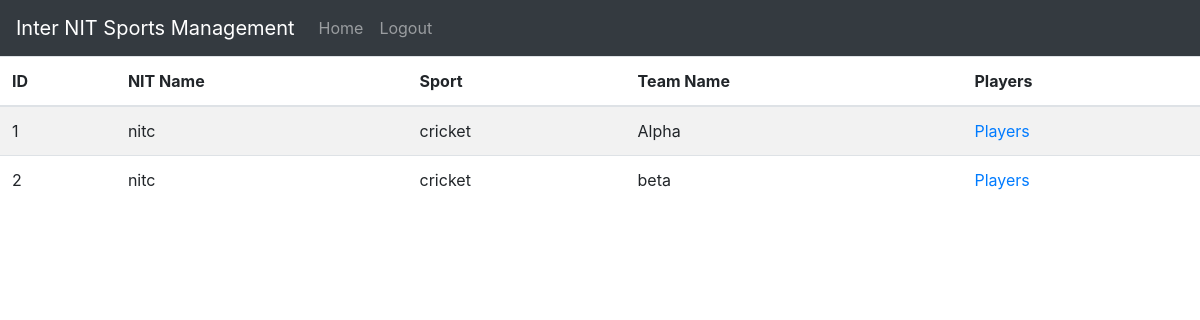
The page /loginsystem/reg_teams.php (signed in) on the database its author committed.
### tables this page shows
CREATE TABLE `teams` (
  `serial` int(10) NOT NULL,
  `nit_name` varchar(25) NOT NULL,
  `sport` varchar(30) NOT NULL,
  `team_name` varchar(25) NOT NULL
);

### loginsystem/reg_teams.php (the view, shortened to what this page needs)
<!doctype html>
<html lang="en">
  <head>
    <link rel="stylesheet" href="https://stackpath.bootstrapcdn.com/bootstrap/4.4.1/css/bootstrap.min.css">
  </head>
  <body>
  <?php require 'partials/_nav.php' ?>
	<table class="table table-striped">
		<thead>
			<tr>
				<th>ID</th>
                <th>NIT Name</th>
				<th>Sport</th>
				<th>Team Name</th>
				<th>Players</th>
			</tr>
		</thead>
		<tbody>
			<?php
				include 'partials/_dbconnect.php';
				$sql = "SELECT * FROM `teams`";
				$result = mysqli_query($conn, $sql);
				if (mysqli_num_rows($result) > 0 ) {
				    while($row = mysqli_fetch_assoc($result)) {
				        echo "<tr>
						  <td>" . $row["serial"] . "</td>
                          <td>" . $row["nit_name"] . "</td>
                          <td>" . $row["sport"] . "</td>
                          <td>" . $row["team_name"] . "</td>
						  <td> <a href= '/INSTMS/loginsystem/reg_players.php?nit=".$row["nit_name"]."&sport=".$row["sport"]."&team=".$row["team_name"]."' > Players </a> </td>
                       </tr>";
          }
				} else {
				    echo "0 results";
				}
			?>
		</tbody>
	</table>
</body>
  </body>
</html>

### rows shown on the page
teams: serial "1", nit_name "nitc", sport "cricket", team_name "Alpha"
teams: serial "2", nit_name "nitc", sport "cricket", team_name "beta"
